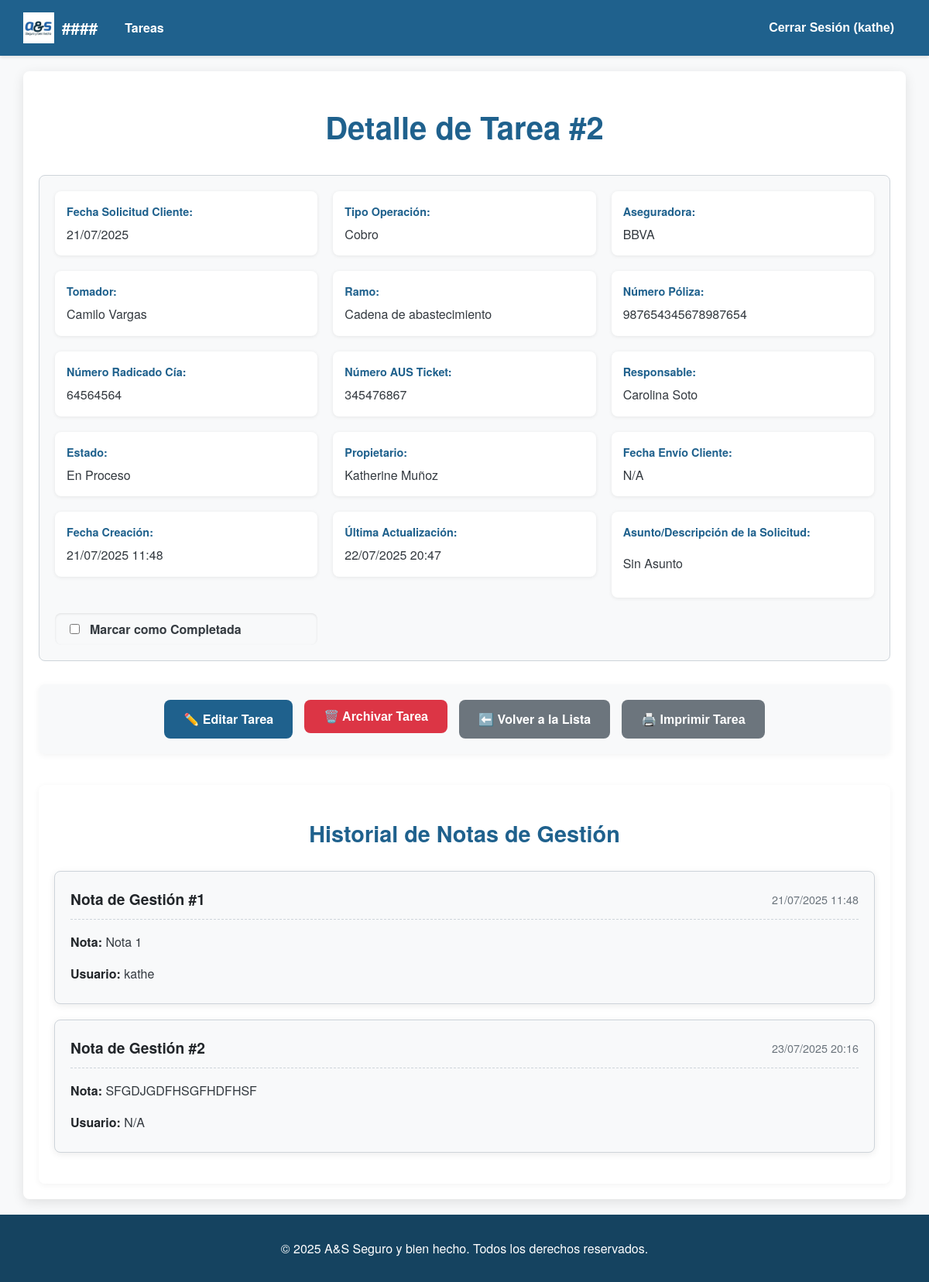
The page /tareas/2/ (signed in) on the database its author committed.
### tareas/models.py (models this page shows, shortened)
class Tarea(models.Model):
    asunto = models.TextField(verbose_name="Asunto/Descripción Principal")
    fecha_creacion = models.DateTimeField(auto_now_add=True, verbose_name="Fecha de Creación")
    fecha_actualizacion = models.DateTimeField(auto_now=True, verbose_name="Última Actualización")
    fecha_solicitud_cliente = models.DateField(verbose_name="Fecha de Solicitud (Cliente)")
    fecha_envio_cliente = models.DateField(blank=True, null=True, verbose_name="Fecha de Envío (Cliente)")
    tomador = models.ForeignKey(Cliente, on_delete=models.SET_NULL, null=True, blank=True, verbose_name="Tomador (Cliente)")
    tipo_operacion = models.ForeignKey(TipoOperacion, on_delete=models.SET_NULL, null=True, blank=True, verbose_name="Tipo de Operación")
    aseguradora = models.ForeignKey(Aseguradora, on_delete=models.SET_NULL, null=True, blank=True, verbose_name="Aseguradora")
    ramo = models.ForeignKey(Ramo, on_delete=models.SET_NULL, null=True, blank=True, verbose_name="Ramo")
    numero_poliza = models.CharField(max_length=100, blank=True, null=True, verbose_name="Número de Póliza")
    grupo_empresarial = models.CharField(max_length=200, blank=True, null=True, verbose_name="Grupo Empresarial")
    numero_radicado_cia = models.CharField(max_length=100, blank=True, null=True, verbose_name="Número Radicado Compañía")
    numero_aus_ticket = models.CharField(max_length=100, blank=True, null=True, verbose_name="Número AUS Ticket")
    responsable = models.ForeignKey(User, on_delete=models.SET_NULL, null=True, blank=True, related_name='tareas_responsable', verbose_name="Responsable")
    ESTADO_CHOICES = [
        ('Pendiente', 'Pendiente'),
        ('En Proceso', 'En Proceso'),
        ('Completada', 'Completada'),
        ('Anulada', 'Anulada'),
    ]
    estado = models.CharField(max_length=20, choices=ESTADO_CHOICES, default='Pendiente', verbose_name="Estado")
    propietario = models.ForeignKey(User, on_delete=models.SET_NULL, null=True, blank=True, verbose_name="Propietario Asignado")
    eliminado_logicamente = models.BooleanField(default=False, verbose_name="Eliminado Lógicamente")
    class Meta:
        verbose_name = "Tarea"
        verbose_name_plural = "Tareas"
        ordering = ['-fecha_creacion']

class TipoOperacion(models.Model):
    nombre = models.CharField(max_length=100, unique=True)
    class Meta:
        verbose_name = "Tipo de Operación"
        verbose_name_plural = "Tipos de Operación"
        ordering = ['nombre']

class Aseguradora(models.Model):
    nombre = models.CharField(max_length=100, unique=True)
    class Meta:
        verbose_name = "Aseguradora"
        verbose_name_plural = "Aseguradoras"
        ordering = ['nombre']

class Cliente(models.Model):
    nombre = models.CharField(max_length=200, unique=True)
    class Meta:
        verbose_name = "Cliente"
        verbose_name_plural = "Clientes"
        ordering = ['nombre']

class Ramo(models.Model):
    nombre = models.CharField(max_length=100, unique=True)
    class Meta:
        verbose_name = "Ramo"
        verbose_name_plural = "Ramos"
        ordering = ['nombre']

class NotaGestion(models.Model):
    tarea = models.ForeignKey(Tarea, on_delete=models.CASCADE, related_name='notas_gestion')
    nota_texto = models.TextField(verbose_name="Texto de la Nota")
    fecha_registro = models.DateTimeField(auto_now_add=True, verbose_name="Fecha de Registro")
    usuario_creacion = models.ForeignKey(User, on_delete=models.SET_NULL, null=True, blank=True, verbose_name="Usuario de Creación")
    class Meta:
        verbose_name = "Nota de Gestión"
        verbose_name_plural = "Notas de Gestión"
        ordering = ['fecha_registro']

### tareas/views.py (the view)
# urls.py: path('<int:pk>/', views.detalle_tarea, name='detalle_tarea'),
@login_required
def detalle_tarea(request, pk):
    tarea = get_object_or_404(Tarea, pk=pk)
    notas = NotaGestion.objects.filter(tarea=tarea).order_by('fecha_registro')
    historial_eventos = []
    for i, nota in enumerate(notas):
        historial_eventos.append({
            'tipo': 'nota',
            'fecha': nota.fecha_registro,
            'objeto': nota,
            'indice_secuencial': i + 1
        })
    historial_eventos.sort(key=lambda x: x['fecha'])
    context = {
        'tarea': tarea,
        'historial_eventos': historial_eventos,
    }
    return render(request, 'tareas/detalle_tarea.html', context)

### tareas/templates/tareas/detalle_tarea.html (shortened to what this page needs)
{% extends "base.html" %}
{% load static %}
{% block content %}
<div class="container">
    <h1>Detalle de Tarea #{{ tarea.id }}</h1>
    <div class="task-details-grid">
        <div class="detail-item"><strong>Fecha Solicitud Cliente:</strong> {{ tarea.fecha_solicitud_cliente|date:"d/m/Y" }}</div>
        <div class="detail-item"><strong>Tipo Operación:</strong> {{ tarea.tipo_operacion.nombre|default:"N/A" }}</div>
        <div class="detail-item"><strong>Aseguradora:</strong> {{ tarea.aseguradora.nombre|default:"N/A" }}</div>
        <div class="detail-item"><strong>Tomador:</strong> {{ tarea.tomador.nombre|default:"N/A" }}</div>
        <div class="detail-item"><strong>Ramo:</strong> {{ tarea.ramo.nombre|default:"N/A" }}</div>
        <div class="detail-item"><strong>Número Póliza:</strong> {{ tarea.numero_poliza|default:"N/A" }}</div>
        <div class="detail-item"><strong>Número Radicado Cía:</strong> {{ tarea.numero_radicado_cia|default:"N/A" }}</div>
        <div class="detail-item"><strong>Número AUS Ticket:</strong> {{ tarea.numero_aus_ticket|default:"N/A" }}</div>
        <div class="detail-item"><strong>Responsable:</strong> {{ tarea.responsable.get_full_name|default:"N/A" }}</div>
        <div class="detail-item"><strong>Estado:</strong> {{ tarea.get_estado_display }}</div>
        <div class="detail-item"><strong>Propietario:</strong> {{ tarea.propietario.get_full_name|default:"N/A" }}</div>
        <div class="detail-item"><strong>Fecha Envío Cliente:</strong> {{ tarea.fecha_envio_cliente|date:"d/m/Y"|default:"N/A" }}</div>
        <div class="detail-item"><strong>Fecha Creación:</strong> {{ tarea.fecha_creacion|date:"d/m/Y H:i" }}</div>
        <div class="detail-item"><strong>Última Actualización:</strong> {{ tarea.fecha_actualizacion|date:"d/m/Y H:i" }}</div>
        <div class="detail-item full-width">
            <strong>Asunto/Descripción de la Solicitud:</strong>
            <p>{{ tarea.asunto|default:"N/A" }}</p>
        </div>
        <div class="detail-item complete-task-control">
            <input type="checkbox" id="complete_task_checkbox" data-tarea-id="{{ tarea.pk }}"
                    title="Marcar como Completada/Incompleta">
            <label for="complete_task_checkbox">Marcar como Completada</label>
        </div>
    </div>
    <div class="button-group">
        {% if tarea.estado != 'Completada' %}
            <a href="{% url 'editar_tarea' tarea.pk %}" class="btn btn-primary">✏️ Editar Tarea</a>
            <form action="{% url 'eliminar_tarea' tarea.pk %}" method="post" style="display:inline;" onsubmit="return confirm('¿Estás seguro de que quieres archivar esta tarea?');">
                <button type="submit" class="btn btn-danger">🗑️ Archivar Tarea</button>
            </form>
        {% endif %}
        <a href="{% url 'lista_tareas' %}" class="btn btn-secondary">⬅️ Volver a la Lista</a>
        <button onclick="window.print()" class="btn btn-secondary">🖨️ Imprimir Tarea</button>
    </div>
    <div class="historial">
        <h3>Historial de Notas de Gestión</h3>
        {% if historial_eventos %}
            {% for evento in historial_eventos %}
                <div class="historial-item">
                    <div class="historial-item-header">
                        <h4>Nota de Gestión #{{ forloop.counter }}</h4>
                        <span>{{ evento.fecha|date:"d/m/Y H:i" }}</span>
                    </div>
                    <p><strong>Nota:</strong> {{ evento.objeto.nota_texto|default:"N/A" }}</p>
                    <p><strong>Usuario:</strong> {{ evento.objeto.usuario_creacion.username|default:"N/A" }}</p>
                </div>
            {% endfor %}
        {% else %}
            <p class="no-history">No hay notas de gestión registradas para esta tarea.</p>
        {% endif %}
    </div>
</div>
{% endblock %}

### tareas/templates/base.html (shortened to what this page needs)
{% load static %}
<!DOCTYPE html>
<html lang="es">
<head>
    <link href="{% static 'css/style.css' %}" rel="stylesheet">
</head>
<body>
    <header>
        <nav>
            <div class="logo">
                <a href="{% url 'lista_tareas' %}" class="logo-link">
                    <img src="{% static 'img/as_logo.png' %}" alt="####">
                    <span>####</span>
                </a>
            </div>
            <a href="{% url 'lista_tareas' %}" class="nav-link-item">Tareas</a>
            {% if user.is_authenticated %}
                <form action="{% url 'logout' %}" method="post" style="display: inline;" class="logout-form">
                    <button type="submit" class="btn btn-link nav-link">Cerrar Sesión ({{ user.username }})</button>
                </form>
            {% else %}
                <a href="{% url 'login' %}" class="nav-link-item">Iniciar Sesión</a>
            {% endif %}
        </nav>
    </header>
    <main>
        {% block content %}
        {% endblock %}
    </main>
    <footer>
        <p>&copy; 2025 A&S Seguro y bien hecho. Todos los derechos reservados.</p>
    </footer>
</body>
</html>

### rows shown on the page
Tarea: id "2", fecha_solicitud_cliente "21/07/2025", tipo_operacion.nombre "Cobro", aseguradora.nombre "BBVA", tomador.nombre "Camilo Vargas", ramo.nombre "Cadena de abastecimiento", numero_poliza "987654345678987654", numero_radicado_cia "64564564", numero_aus_ticket "345476867", responsable.get_full_name "Carolina Soto", estado "En Proceso", propietario.get_full_name "Katherine Muñoz", fecha_envio_cliente "N/A", fecha_creacion "21/07/2025 11:48", fecha_actualizacion "22/07/2025 20:47", asunto "Sin Asunto"
NotaGestion: fecha "21/07/2025 11:48", objeto.nota_texto "Nota 1", objeto.usuario_creacion.username "kathe"
NotaGestion: fecha "23/07/2025 20:16", objeto.nota_texto "SFGDJGDFHSGFHDFHSF", objeto.usuario_creacion.username "N/A"

### other values the page prints
{{ user.username }} "kathe"
